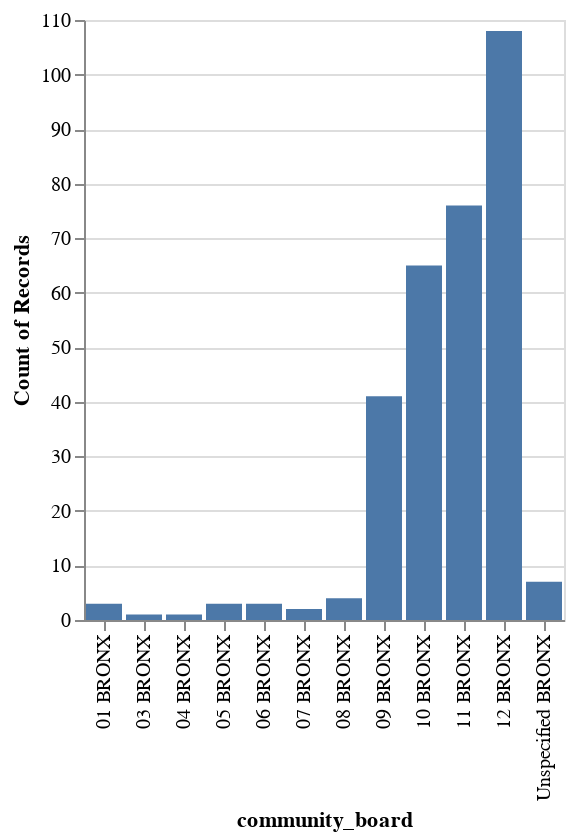

The notebook cell saved with this chart:
### Code cell
#make a bar graph of the df using Altair
alt.Chart(df).mark_bar().encode(
    x = 'community_board', #x axis is encoded by the Bronx community boards
    y='count()',
)

### Figure 1 — Vega-Lite specification as saved in the notebook (floating-point values rounded to 4 significant figures; data arrays with more than 128 entries replaced by an {"elided": "..."} marker saying what was removed)
{"config": {"view": {"continuousWidth": 400, "continuousHeight": 300}}, "data": {"name": "data-872905eb8fe84786830a9861e3d188c6"}, "mark": "bar", "encoding": {"x": {"field": "community_board", "type": "nominal"}, "y": {"aggregate": "count", "type": "quantitative"}}, "$schema": "https://vega.github.io/schema/vega-lite/v4.17.0.json", "datasets": {"data-872905eb8fe84786830a9861e3d188c6": {"elided": "314 records"}}}
